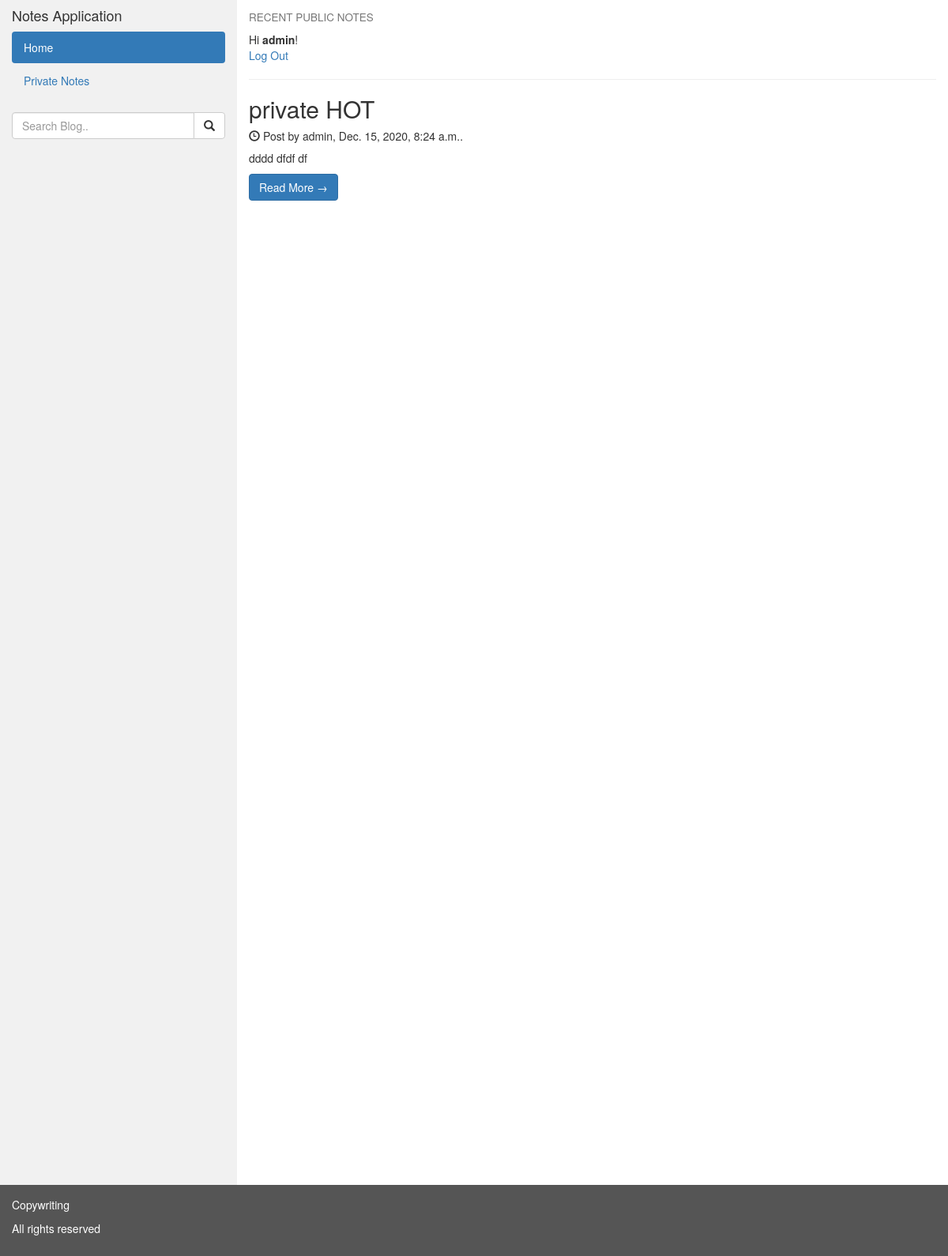
The app's page / (signed in) with its own data.
### website/models.py (models this page shows, shortened)
class Note(models.Model):
    title = models.CharField(max_length=200)
    slug = models.SlugField(max_length=200, unique=True)
    author = models.ForeignKey(User, on_delete=models.CASCADE, related_name='blog_post')
    updated_on = models.DateTimeField(auto_now=True)
    content = models.TextField(max_length=600)
    created_on = models.DateTimeField(auto_now_add=True)
    status = models.IntegerField(choices=STATUS, default=0)
    class Meta:
        ordering = ['-created_on']

### website/views.py (the view)
# urls.py: path('', views.NoteList.as_view(), name='home'),
class NoteList(generic.ListView):
    context_object_name = 'notes_list'
    queryset = Note.objects.filter(status=0).order_by('-created_on')
    template_name = 'html/index.html'

### templates/html/index.html
{% extends 'html/base.html' %}
{% block content %}
<div class="col-sm-9">
  <h4><small>RECENT PUBLIC NOTES</small></h4>
  {% if user.is_authenticated %}
  Hi <strong>{{ user.username }}</strong>!
  <br>
  <a href="{% url 'logout' %}">Log Out</a>
  {% else %}
    <p>You are not logged in</p>
    <a href="{% url 'login' %}">Log In</a>
  {% endif %}
  {% for note in notes_list %}
    <hr>
    <h2>{{ note.title }}  </h2>
    <h5><span class="glyphicon glyphicon-time"></span> Post by {{ note.author }}, {{ note.created_on }}.</h5>
    <p>{{ note.content|truncatechars:50 }}</p>
    <a href="{% url 'note_detail' note.slug  %}" class="btn btn-primary">Read More &rarr;</a>
    <br><br>
  {% endfor %}
</div>
{% endblock content %}

### records on screen
Note: title "private HOT", author "admin", created_on "Dec. 15, 2020, 8:24 a.m.", content "dddd dfdf df"

### other values on screen
{{ user.username }} "admin"
